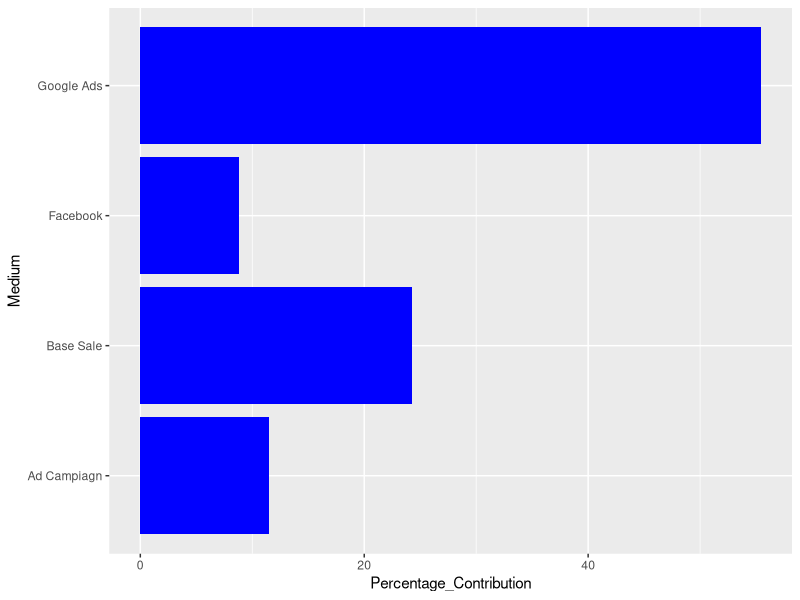

The R source for this figure:
## ---- chunk 1
library(ggplot2)
library(reshape2)
# Reading the dataset 
data = read.csv('advertising.csv')
# Checking for missing values
sapply(data, function(x) sum(is.na(x)))
# Checking summary statistics of each column
summary(data)
## ---- chunk 2
linear_model = lm( sales ~., data)
summary(linear_model)
## ---- chunk 3
Base_Sale = linear_model$coefficients[1]
google_ads = linear_model$coefficients[2]*mean(data$google_ads)
facebook = linear_model$coefficients[2]*mean(data$facebook)
ad_campaign = linear_model$coefficients[2]*mean(data$ad_campaign)

df_cc = data.frame(Medium = c("Base Sale","Google Ads","Facebook","Ad Campiagn"),Contribution = c(Base_Sale,google_ads,facebook,ad_campaign))
df_cc$Percentage_Contribution = round(df_cc$Contribution*100/sum(df_cc$Contribution),2)

ggplot(df_cc,aes(y=Percentage_Contribution,x=Medium))+geom_bar(stat='identity',fill = 'blue')+coord_flip()
## ---- chunk 4
df_cc$Elasticity = df_cc$Contribution/mean(data$sales)
df_cc2 = df_cc
df_cc2 = df_cc2[df_cc2$Medium != 'Base Sale',c("Medium","Elasticity")]
print(df_cc2)
